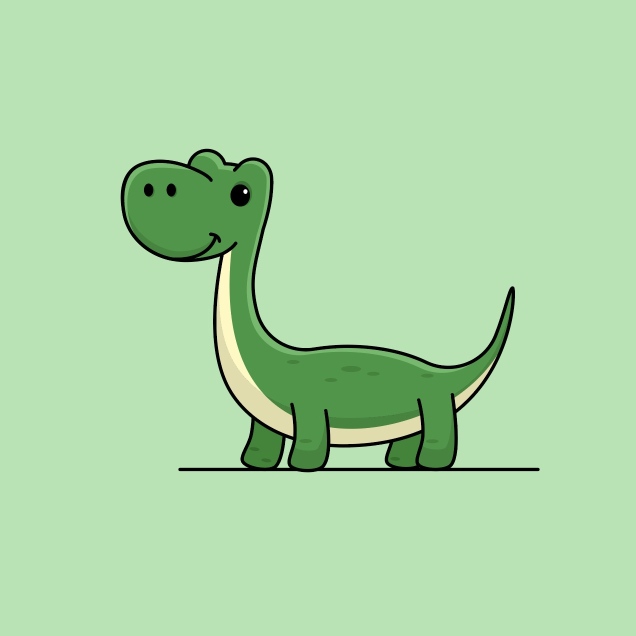
#> input picture src/Process8/8-1/images/2.jpg, 1271 x 1271 px, found by its file name (shown at 1/2 size)
$ python main.py
#> lines starting #> are read from the running program, lines starting #| are printed output that depends on the picture
# 과정 8 - (문제3) 사진들의 리터칭

import cv2
import os

class ImageTransformer:
    def __init__(self, file_path):
#> called with file_path = 'src/Process8/8-1/images/2.jpg'
        self.file_path = file_path
        self.image = cv2.imread(file_path)
#> self.image is the input picture: shape (1271, 1271, 3); mean B, G, R 168.8, 216.3, 173.7

        if self.image is None:
            print(f'이미지를 불러올 수 없습니다: {file_path}')
            exit(1)

    def show_image(self, title, image):
        cv2.imshow(title, image)
        cv2.waitKey(0)
        cv2.destroyAllWindows()

    def show_original(self):
        self.show_image('Original Image', self.image)

    def flip_vertical(self):
        flipped = cv2.flip(self.image, 0)
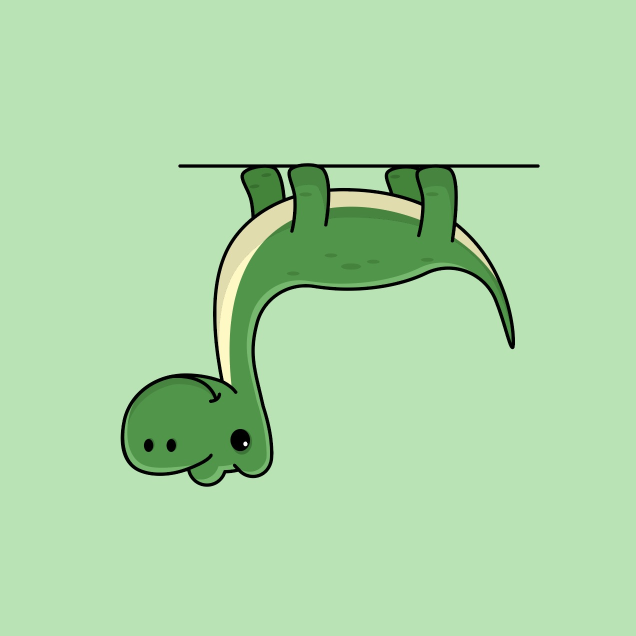
#> flipped: shape (1271, 1271, 3) (shown at 1/2 size); mean B, G, R 168.8, 216.3, 173.7
        self.show_image('Vertical Flip', flipped)

    def flip_horizontal(self):
        flipped = cv2.flip(self.image, 1)
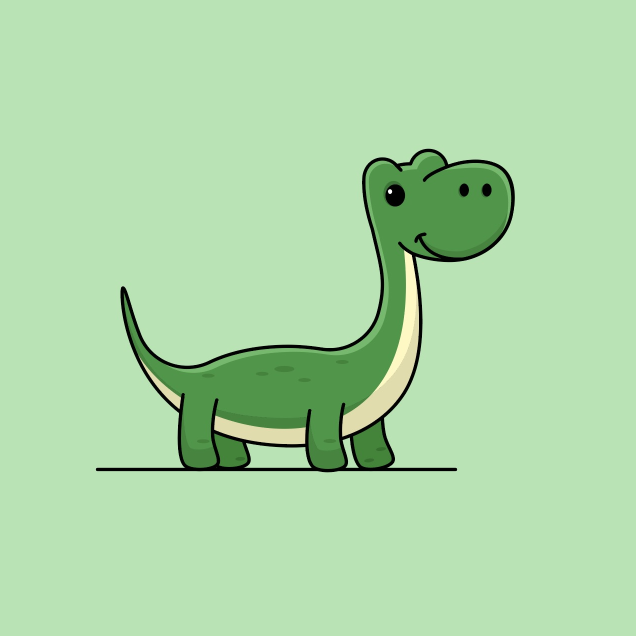
#> flipped: shape (1271, 1271, 3) (shown at 1/2 size); mean B, G, R 168.8, 216.3, 173.7
        self.show_image('Horizontal Flip', flipped)

    def rotate_90_clockwise(self):
        rotated = cv2.rotate(self.image, cv2.ROTATE_90_CLOCKWISE)
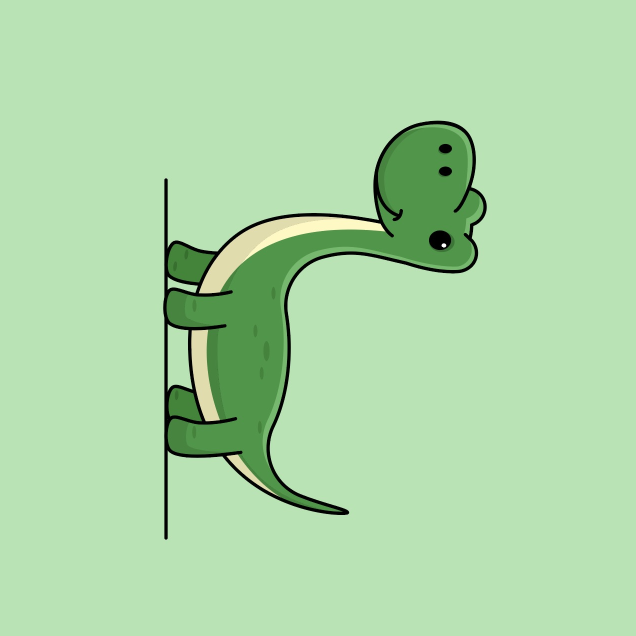
#> rotated: shape (1271, 1271, 3) (shown at 1/2 size); mean B, G, R 168.8, 216.3, 173.7
        self.show_image('Rotate 90 Degrees CW', rotated)

    def rotate_180(self):
        rotated = cv2.rotate(self.image, cv2.ROTATE_180)
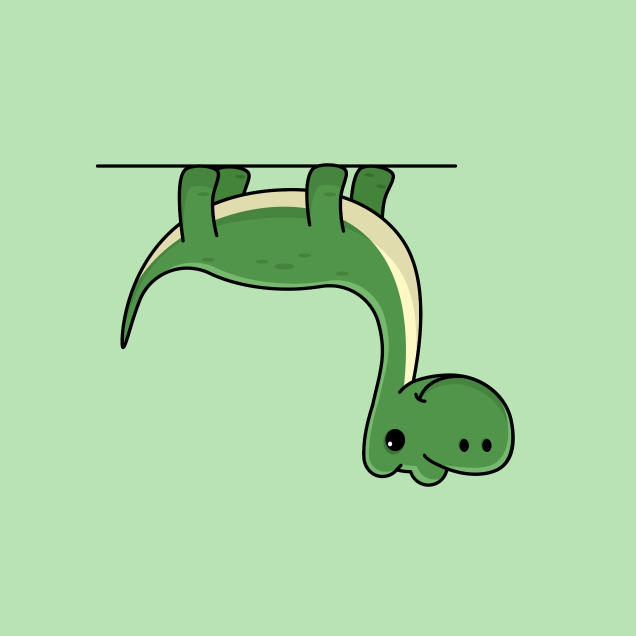
#> rotated: shape (1271, 1271, 3) (shown at 1/2 size); mean B, G, R 168.8, 216.3, 173.7
        self.show_image('Rotate 180 Degrees', rotated)

    def upsample_image(self):
        # [보너스 과제] 이미지 크기를 2배로 업샘플링
        upsampled = cv2.resize(self.image, None, fx=2.0, fy=2.0, interpolation=cv2.INTER_LINEAR)
        self.show_image('Upsampled x2', upsampled)


if __name__ == '__main__':
    image_path = 'src/Process8/8-1/images/2.jpg'

    if not os.path.exists(image_path):
        print(f'파일이 존재하지 않습니다: {image_path}')
    else:
        transformer = ImageTransformer(image_path)
        transformer.show_original()
        transformer.flip_vertical()
        transformer.flip_horizontal()
        transformer.rotate_90_clockwise()
        transformer.rotate_180()
        transformer.upsample_image()

$ run again, with src/Process8/8-1/images/1.jpg copied over src/Process8/8-1/images/2.jpg
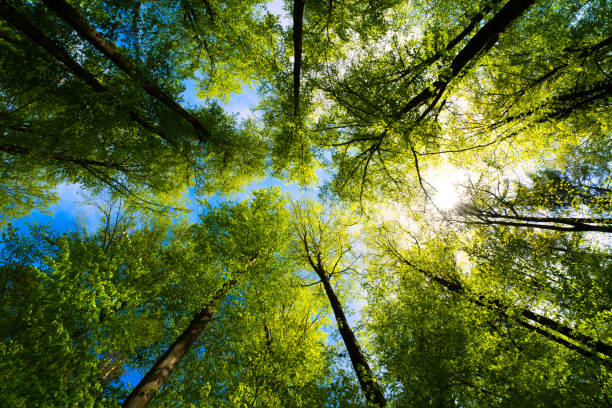
#> input picture src/Process8/8-1/images/1.jpg, 612 x 408 px, found by its file name
#> in __init__, self.image is the input picture: shape (408, 612, 3); mean B, G, R 48.9, 106.1, 88.3
#> in flip_horizontal, `flipped = cv2.flip(self.image, 1)`:
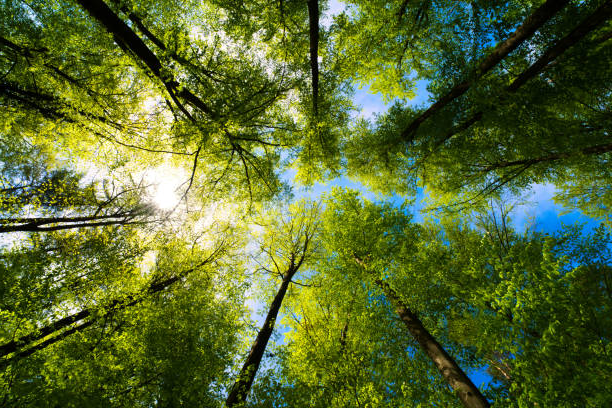
#> flipped: shape (408, 612, 3); mean B, G, R 48.9, 106.1, 88.3
#> in rotate_180, `rotated = cv2.rotate(self.image, cv2.ROTATE_180)`:
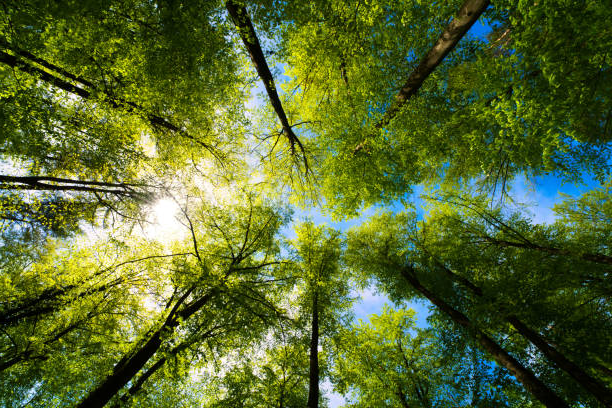
#> rotated: shape (408, 612, 3); mean B, G, R 48.9, 106.1, 88.3

$ run again, with src/Process8/8-1/images/4.jpg copied over src/Process8/8-1/images/2.jpg
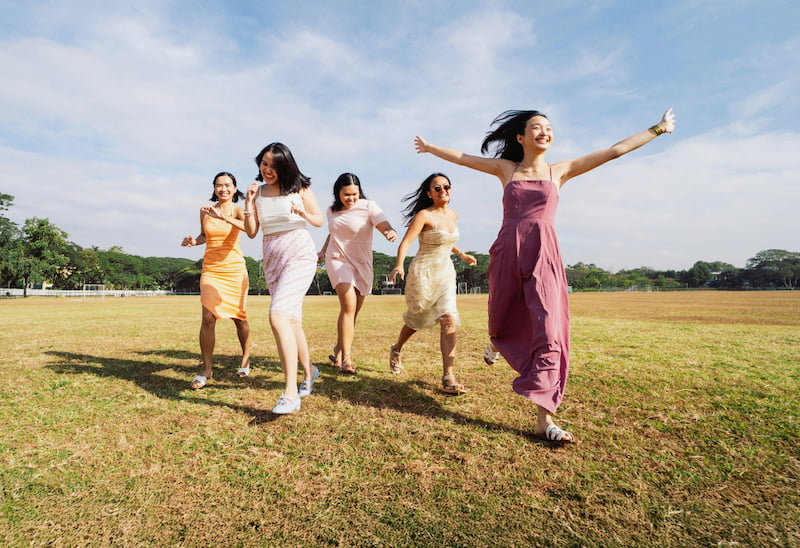
#> input picture src/Process8/8-1/images/4.jpg, 800 x 548 px, found by its file name
#> in __init__, self.image is the input picture: shape (548, 800, 3); mean B, G, R 140.2, 160.6, 171.1
#> in flip_horizontal, `flipped = cv2.flip(self.image, 1)`:
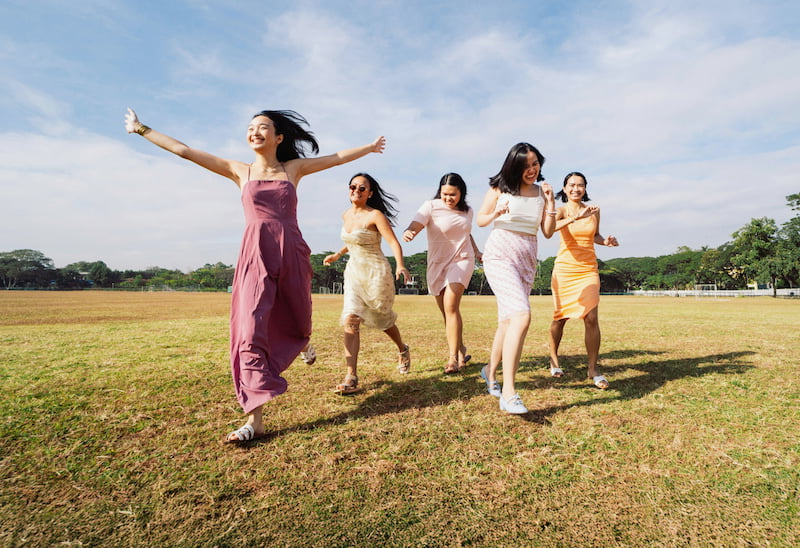
#> flipped: shape (548, 800, 3); mean B, G, R 140.2, 160.6, 171.1
#> in rotate_180, `rotated = cv2.rotate(self.image, cv2.ROTATE_180)`:
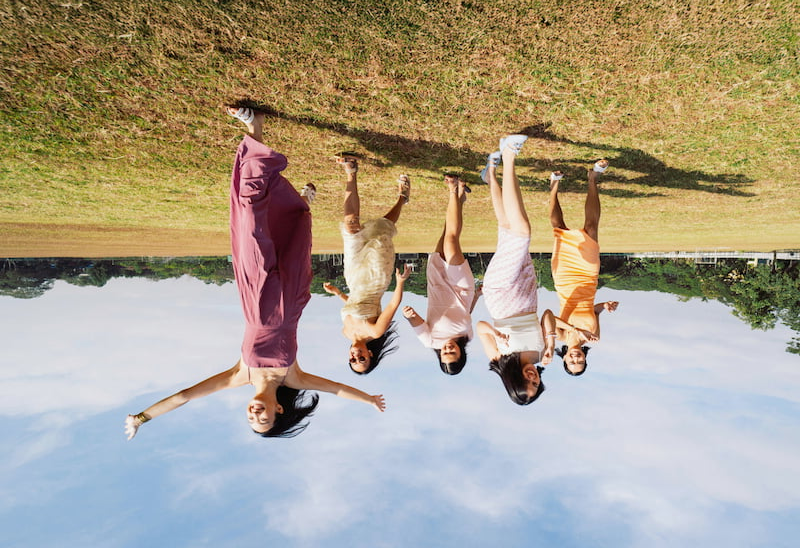
#> rotated: shape (548, 800, 3); mean B, G, R 140.2, 160.6, 171.1
